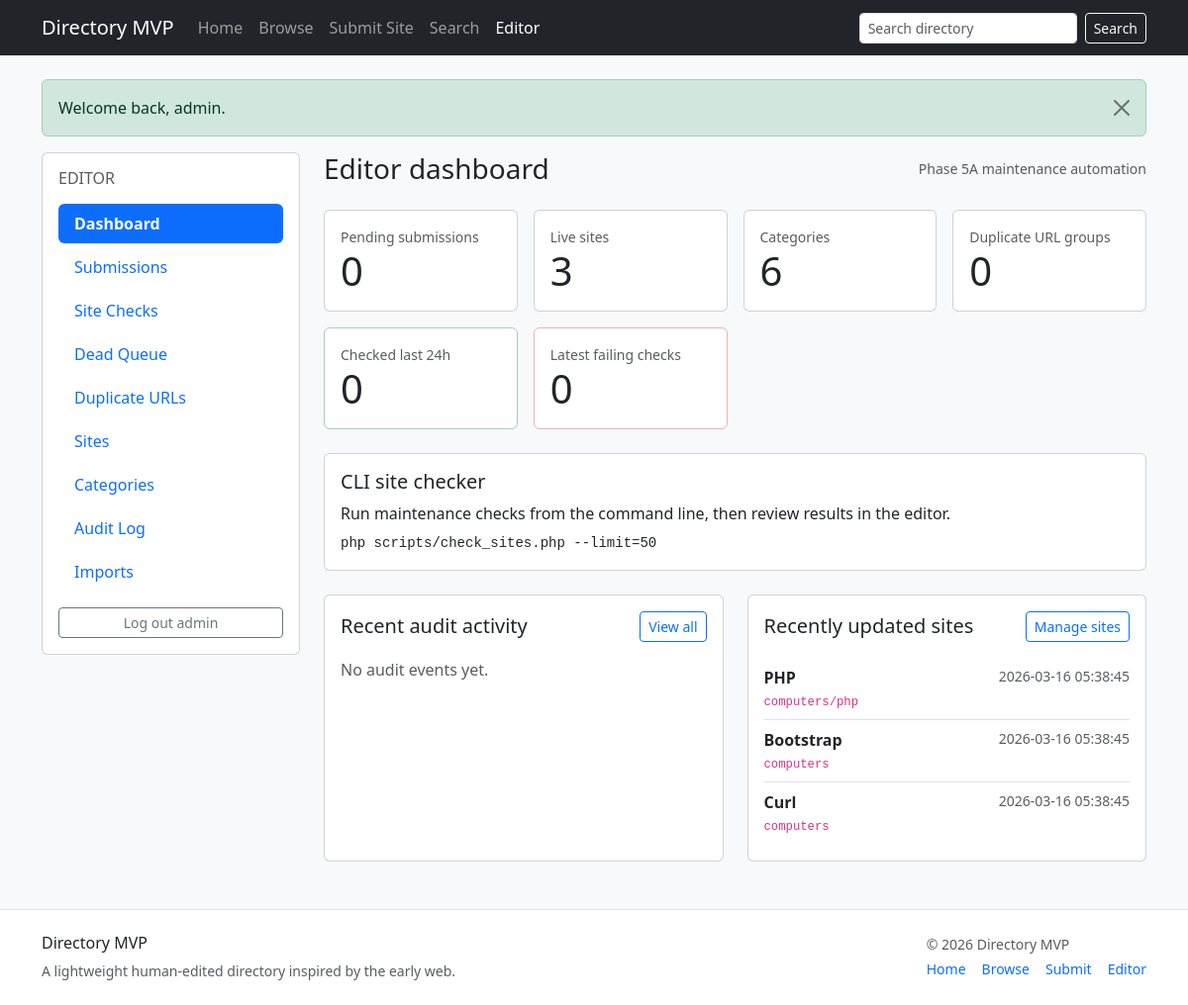
Page /editor (signed in) on the committed database.
### tables this page shows
CREATE TABLE sites (
    id INT UNSIGNED AUTO_INCREMENT PRIMARY KEY,
    category_id INT UNSIGNED NOT NULL,
    title VARCHAR(255) NOT NULL,
    slug VARCHAR(180) NOT NULL,
    url VARCHAR(2083) NOT NULL,
    normalized_url VARCHAR(2083) NULL,
    description TEXT NOT NULL,
    language_code VARCHAR(10) NULL,
    country_code VARCHAR(10) NULL,
    status ENUM('active','dead','flagged') NOT NULL DEFAULT 'active',
    source_type ENUM('manual','submission','dmoz_import') NOT NULL DEFAULT 'manual',
    source_key VARCHAR(255) NULL,
    original_title VARCHAR(255) NULL,
    original_description TEXT NULL,
    original_url VARCHAR(2083) NULL,
    import_batch_id INT UNSIGNED NULL,
    submitted_by_user_id INT UNSIGNED NULL,
    is_reviewed TINYINT(1) NOT NULL DEFAULT 1,
    approved_at DATETIME NULL,
    is_active TINYINT(1) NOT NULL DEFAULT 1,
    created_at DATETIME NOT NULL DEFAULT CURRENT_TIMESTAMP,
    updated_at DATETIME NOT NULL DEFAULT CURRENT_TIMESTAMP,
    CONSTRAINT fk_sites_category FOREIGN KEY (category_id) REFERENCES categories(id) ON DELETE CASCADE,
    CONSTRAINT fk_sites_submitted_by FOREIGN KEY (submitted_by_user_id) REFERENCES users(id) ON DELETE SET NULL,
    KEY idx_sites_category (category_id),
    KEY idx_sites_status (status),
    KEY idx_sites_source_type (source_type),
    KEY idx_sites_import_batch (import_batch_id),
    UNIQUE KEY uq_sites_normalized_url (normalized_url(191))
);

CREATE TABLE categories (
    id INT UNSIGNED AUTO_INCREMENT PRIMARY KEY,
    parent_id INT UNSIGNED NULL,
    slug VARCHAR(150) NOT NULL,
    path VARCHAR(500) NOT NULL,
    name VARCHAR(150) NOT NULL,
    description TEXT NULL,
    sort_order INT NOT NULL DEFAULT 0,
    is_active TINYINT(1) NOT NULL DEFAULT 1,
    source_type ENUM('manual','dmoz_import') NOT NULL DEFAULT 'manual',
    source_key VARCHAR(255) NULL,
    import_batch_id INT UNSIGNED NULL,
    created_at DATETIME NOT NULL DEFAULT CURRENT_TIMESTAMP,
    updated_at DATETIME NOT NULL DEFAULT CURRENT_TIMESTAMP,
    CONSTRAINT fk_categories_parent FOREIGN KEY (parent_id) REFERENCES categories(id) ON DELETE SET NULL,
    UNIQUE KEY uq_categories_path (path(191)),
    KEY idx_categories_parent (parent_id),
    KEY idx_categories_slug (slug),
    KEY idx_categories_import_batch (import_batch_id)
);

### app/Core/Controller.php (called while the page is built, shortened)
<?php
class Controller
{
    protected function view(string $view, array $data = []): void
    {
        $data['headerSearchQuery'] = $data['headerSearchQuery'] ?? trim((string) ($_GET['q'] ?? ''));
        extract($data, EXTR_SKIP);
        $viewFile = dirname(__DIR__) . '/Views/' . $view . '.php';
        require dirname(__DIR__) . '/Views/layouts/header.php';
        require $viewFile;
        require dirname(__DIR__) . '/Views/layouts/footer.php';
    }
}

### app/Controllers/EditorSubmissionController.php (called while the page is built, shortened)
<?php
class EditorSubmissionController extends Controller
{
    public function dashboard(): void
    {
        $submissionModel = new Submission($this->db);
        $siteModel = new Site($this->db);
        $categoryModel = new Category($this->db);
        $importModel = new ImportBatch($this->db);
        $auditLog = new AuditLog($this->db);
        $this->view('editor/dashboard', [
            'pageTitle' => 'Editor Dashboard',
            'pendingCount' => $submissionModel->pendingCount(),
            'siteCount' => $siteModel->editorCount(),
            'categoryCount' => count($categoryModel->allForEditor()),
            'importBatchCount' => count($importModel->all()),
            'duplicateCount' => $siteModel->duplicateGroupCount(),
            'checked24hCount' => $siteModel->checkedWithinHours(24),
            'failingCheckCount' => $siteModel->deadCountByLatestCheck(),
            'recentAudit' => $auditLog->recent(8),
            'recentSites' => $siteModel->recentUpdated(8),
        ]);
    }
}

### public/index.php (called while the page is built, shortened)
<?php
$basePath = dirname(__DIR__);
require $basePath . '/app/helpers.php';
$appConfig = require $basePath . '/config/app.php';
$dbConfig = require $basePath . '/config/database.php';
$db = new App\Core\Database($dbConfig);
$router = new App\Core\Router();
$router->dispatch($_SERVER['REQUEST_METHOD'], $_SERVER['REQUEST_URI'], $db, $appConfig);

### app/Core/Database.php (called while the page is built, shortened)
<?php
class Database
{
    private PDO $pdo;
    public function __construct(array $config)
    {
        $dsn = sprintf(
            'mysql:host=%s;port=%d;dbname=%s;charset=%s',
            $config['host'],
            $config['port'],
            $config['database'],
            $config['charset']
        );
        $this->pdo = new PDO($dsn, $config['username'], $config['password'], [
            PDO::ATTR_ERRMODE => PDO::ERRMODE_EXCEPTION,
            PDO::ATTR_DEFAULT_FETCH_MODE => PDO::FETCH_ASSOC,
        ]);
    }
    public function query(string $sql, array $params = []): PDOStatement
    {
        $stmt = $this->pdo->prepare($sql);
        $stmt->execute($params);
        return $stmt;
    }
    public function fetchAll(string $sql, array $params = []): array
    {
        return $this->query($sql, $params)->fetchAll();
    }
    public function fetchValue(string $sql, array $params = [])
    {
        return $this->query($sql, $params)->fetchColumn();
    }
}

### app/Models/Submission.php (called while the page is built, shortened)
<?php
class Submission extends Model
{
    public function pendingCount(): int
    {
        return (int) $this->db->fetchValue('SELECT COUNT(*) FROM submissions WHERE status = "pending"');
    }
}

### app/helpers.php (called while the page is built, shortened)
<?php
function config(string $key, $default = null)
{
    $config = $GLOBALS['app_config'] ?? [];
    return $config[$key] ?? $default;
}
function e(?string $value): string
{
    return htmlspecialchars((string) $value, ENT_QUOTES, 'UTF-8');
}
function base_url(string $path = ''): string
{
    $base = rtrim((string) config('base_url', ''), '/');
    $path = '/' . ltrim($path, '/');
    if ($base === '') {
        return $path;
    }
    return $base . $path;
}

### app/Models/Site.php (called while the page is built, shortened)
<?php
class Site extends Model
{
    public function recentUpdated(int $limit = 8): array
    {
        return $this->db->fetchAll(
            'SELECT s.*, c.name AS category_name, c.path AS category_path
             FROM sites s
             INNER JOIN categories c ON c.id = s.category_id
             ORDER BY s.updated_at DESC, s.id DESC
             LIMIT ' . (int) $limit
        );
    }
}

### app/Views/editor/dashboard.php (the view, shortened to what this page needs)
<div class="row g-4">
    <div class="col-lg-3">
        <?php require __DIR__ . '/../layouts/editor_nav.php'; ?>
    </div>
    <div class="col-lg-9">
        <div class="d-flex justify-content-between align-items-center mb-4">
            <h1 class="h3 mb-0">Editor dashboard</h1>
            <div class="small text-muted">Phase 5A maintenance automation</div>
        </div>
        <div class="row g-3 mb-4">
            <div class="col-md-6 col-xl-3"><div class="card"><div class="card-body"><div class="text-muted small">Pending submissions</div><div class="display-6"><?= (int) $pendingCount ?></div></div></div></div>
            <div class="col-md-6 col-xl-3"><div class="card"><div class="card-body"><div class="text-muted small">Live sites</div><div class="display-6"><?= (int) $siteCount ?></div></div></div></div>
            <div class="col-md-6 col-xl-3"><div class="card"><div class="card-body"><div class="text-muted small">Categories</div><div class="display-6"><?= (int) $categoryCount ?></div></div></div></div>
            <div class="col-md-6 col-xl-3"><div class="card"><div class="card-body"><div class="text-muted small">Duplicate URL groups</div><div class="display-6"><?= (int) $duplicateCount ?></div></div></div></div>
            <div class="col-md-6 col-xl-3"><div class="card border-success-subtle"><div class="card-body"><div class="text-muted small">Checked last 24h</div><div class="display-6"><?= (int) ($checked24hCount ?? 0) ?></div></div></div></div>
            <div class="col-md-6 col-xl-3"><div class="card border-danger-subtle"><div class="card-body"><div class="text-muted small">Latest failing checks</div><div class="display-6"><?= (int) ($failingCheckCount ?? 0) ?></div></div></div></div>
        </div>
        <div class="card mb-4">
            <div class="card-body">
                <h2 class="h5">CLI site checker</h2>
                <p class="mb-2">Run maintenance checks from the command line, then review results in the editor.</p>
                <pre class="mb-0"><code>php scripts/check_sites.php --limit=50</code></pre>
            </div>
        </div>
        <div class="row g-4">
            <div class="col-lg-6">
                <div class="card h-100">
                    <div class="card-body">
                        <div class="d-flex justify-content-between align-items-center mb-3">
                            <h2 class="h5 mb-0">Recent audit activity</h2>
                            <a class="btn btn-sm btn-outline-primary" href="<?= e(base_url('/editor/audit')) ?>">View all</a>
                        </div>
                        <?php if (empty($recentAudit)): ?>
                            <p class="text-muted mb-0">No audit events yet.</p>
                        <?php endif; ?>
                    </div>
                </div>
            </div>
            <div class="col-lg-6">
                <div class="card h-100">
                    <div class="card-body">
                        <div class="d-flex justify-content-between align-items-center mb-3">
                            <h2 class="h5 mb-0">Recently updated sites</h2>
                            <a class="btn btn-sm btn-outline-primary" href="<?= e(base_url('/editor/sites')) ?>">Manage sites</a>
                        </div>
                        <?php if (empty($recentSites)): ?>
                            <p class="text-muted mb-0">No sites yet.</p>
                        <?php else: ?>
                            <div class="list-group list-group-flush">
                                <?php foreach ($recentSites as $site): ?>
                                    <div class="list-group-item px-0">
                                        <div class="d-flex justify-content-between gap-3">
                                            <div>
                                                <div><strong><?= e($site['title']) ?></strong></div>
                                                <div class="small text-muted"><code><?= e($site['category_path']) ?></code></div>
                                            </div>
                                            <div class="text-end small text-muted"><?= e($site['updated_at']) ?></div>
                                        </div>
                                    </div>
                                <?php endforeach; ?>
                            </div>
                        <?php endif; ?>
                    </div>
                </div>
            </div>
        </div>
    </div>
</div>

### app/Core/Router.php (shortened to what this page needs)
<?php
class Router
{
    private array $routes = [];
    private function addRoute(string $method, string $pattern, array $handler): void
    {
        $this->routes[] = compact('method', 'pattern', 'handler');
    }
    public function dispatch(string $method, string $uri, Database $db, array $appConfig): void
    {
        $path = parse_url($uri, PHP_URL_PATH) ?: '/';
        foreach ($this->routes as $route) {
            if ($route['method'] !== strtoupper($method)) {
                continue;
            }
            $params = $this->match($route['pattern'], $path);
            if ($params === null) {
                continue;
            }
            [$controllerClass, $action] = $route['handler'];
            $controller = new $controllerClass($db, $appConfig);
            $controller->$action(...array_values($params));
            return;
        }
    }
    private function match(string $pattern, string $path): ?array
    {
        $regex = preg_replace_callback('/\{([a-zA-Z_][a-zA-Z0-9_]*)(:([^}]+))?\}/', function ($matches) {
            $name = $matches[1];
            $subPattern = $matches[3] ?? '[^/]+';
            return '(?P<' . $name . '>' . $subPattern . ')';
        }, $pattern);
        $regex = '#^' . $regex . '$#';
        if (!preg_match($regex, $path, $matches)) {
            return null;
        }
        $params = [];
        return $params;
    }
}

### public/assets/css/app.css (style rules this page uses)
body { min-height: 100vh; }

### rows in the picture
sites: title "PHP", category.path "computers/php", updated_at "2026-03-16 05:38:45"
sites: title "Bootstrap", category.path "computers", updated_at "2026-03-16 05:38:45"
sites: title "Curl", category.path "computers", updated_at "2026-03-16 05:38:45"

### other values in the picture
$pendingCount "0"
$siteCount "3"
$categoryCount "6"
$duplicateCount "0"
$checked24hCount "0"
$failingCheckCount "0"
